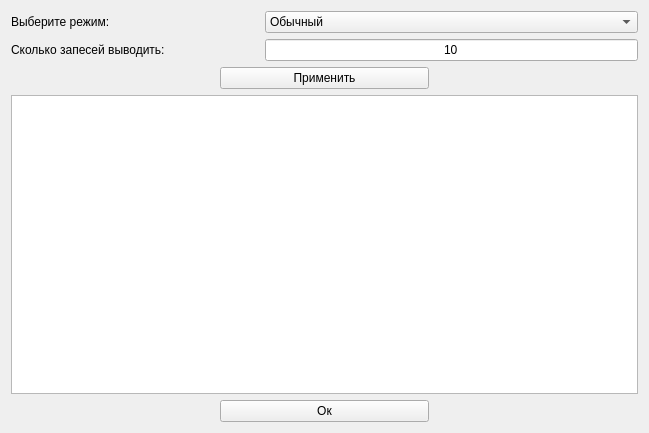
<?xml version="1.0" encoding="UTF-8"?>
<ui version="4.0">
 <class>statisticForm</class>
 <widget class="QWidget" name="statisticForm">
  <property name="geometry">
   <rect>
    <x>0</x>
    <y>0</y>
    <width>649</width>
    <height>433</height>
   </rect>
  </property>
  <property name="windowTitle">
   <string>Статистика</string>
  </property>
  <layout class="QVBoxLayout" name="verticalLayout">
   <item>
    <layout class="QFormLayout" name="formLayout_2">
     <property name="horizontalSpacing">
      <number>100</number>
     </property>
     <item row="0" column="0">
      <widget class="QLabel" name="label">
       <property name="text">
        <string>Выберите режим:</string>
       </property>
      </widget>
     </item>
     <item row="0" column="1">
      <widget class="QComboBox" name="comboBox">
       <item>
        <property name="text">
         <string>Обычный</string>
        </property>
       </item>
       <item>
        <property name="text">
         <string>На время</string>
        </property>
       </item>
       <item>
        <property name="text">
         <string>Бесконечный</string>
        </property>
       </item>
      </widget>
     </item>
     <item row="1" column="0">
      <widget class="QLabel" name="label_2">
       <property name="text">
        <string>Сколько запесей выводить:</string>
       </property>
      </widget>
     </item>
     <item row="1" column="1">
      <widget class="QLineEdit" name="lineEdit">
       <property name="text">
        <string>10</string>
       </property>
       <property name="maxLength">
        <number>4</number>
       </property>
       <property name="alignment">
        <set>Qt::AlignCenter</set>
       </property>
      </widget>
     </item>
    </layout>
   </item>
   <item>
    <layout class="QHBoxLayout" name="horizontalLayout" stretch="1,1,1">
     <item>
      <spacer name="horizontalSpacer">
       <property name="orientation">
        <enum>Qt::Horizontal</enum>
       </property>
       <property name="sizeHint" stdset="0">
        <size>
         <width>40</width>
         <height>20</height>
        </size>
       </property>
      </spacer>
     </item>
     <item>
      <widget class="QPushButton" name="pushButton_2">
       <property name="text">
        <string>Применить</string>
       </property>
      </widget>
     </item>
     <item>
      <spacer name="horizontalSpacer_2">
       <property name="orientation">
        <enum>Qt::Horizontal</enum>
       </property>
       <property name="sizeHint" stdset="0">
        <size>
         <width>40</width>
         <height>20</height>
        </size>
       </property>
      </spacer>
     </item>
    </layout>
   </item>
   <item>
    <widget class="QTableView" name="tableView"/>
   </item>
   <item>
    <layout class="QHBoxLayout" name="horizontalLayout_2" stretch="1,1,1">
     <item>
      <spacer name="horizontalSpacer_3">
       <property name="orientation">
        <enum>Qt::Horizontal</enum>
       </property>
       <property name="sizeHint" stdset="0">
        <size>
         <width>40</width>
         <height>20</height>
        </size>
       </property>
      </spacer>
     </item>
     <item>
      <widget class="QPushButton" name="pushButton">
       <property name="text">
        <string>Ок</string>
       </property>
       <property name="blueButton" stdset="0">
        <bool>true</bool>
       </property>
      </widget>
     </item>
     <item>
      <spacer name="horizontalSpacer_4">
       <property name="orientation">
        <enum>Qt::Horizontal</enum>
       </property>
       <property name="sizeHint" stdset="0">
        <size>
         <width>40</width>
         <height>20</height>
        </size>
       </property>
      </spacer>
     </item>
    </layout>
   </item>
  </layout>
 </widget>
 <resources/>
 <connections/>
</ui>
